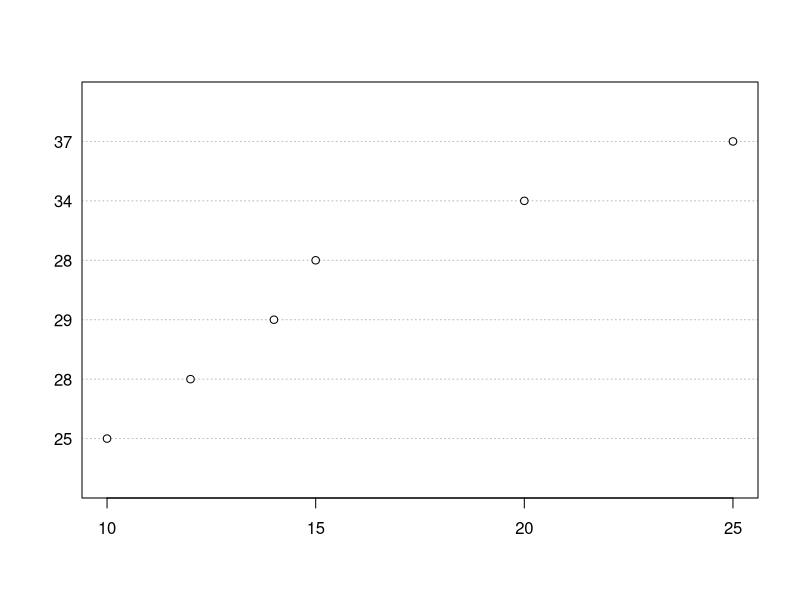

The R source for this figure:
#22BCE7224
#AMAN SAHU
#Q1.Let a=5 ,b=6 Create a function to swap a and b.

swap= function(a,b){
  temp = a
  a = b
  b = temp
  return(c(a, b))
}
swap(5,6)
swap(0,99)


#Q2.Create a function to find the sum of cubes of the numbers from 1 to 5.
cubes = function(x){
  sum = 0
  for (i in 1:x) {
    sum = sum+i^3
  }
  return(sum)
}
cubes(5)
cubes(10)

#Q3.x=c(10,12,14,15,20,25) ,y=c(25,28,29,28,34,37)
#Find a=summation((xi-mean(x)(yi-mean(y))/summation(xi-mean(x))^2

x=c(10, 12, 14, 15, 20, 25)
y=c(25, 28, 29, 28, 34, 37)
a = function(x, y) {  
  a = sum(((x - mean(x)) * (y - mean(y)))) / sum((x - mean(x))^2)
  return(a)
}
a(x,y)
dotchart(x,y)
